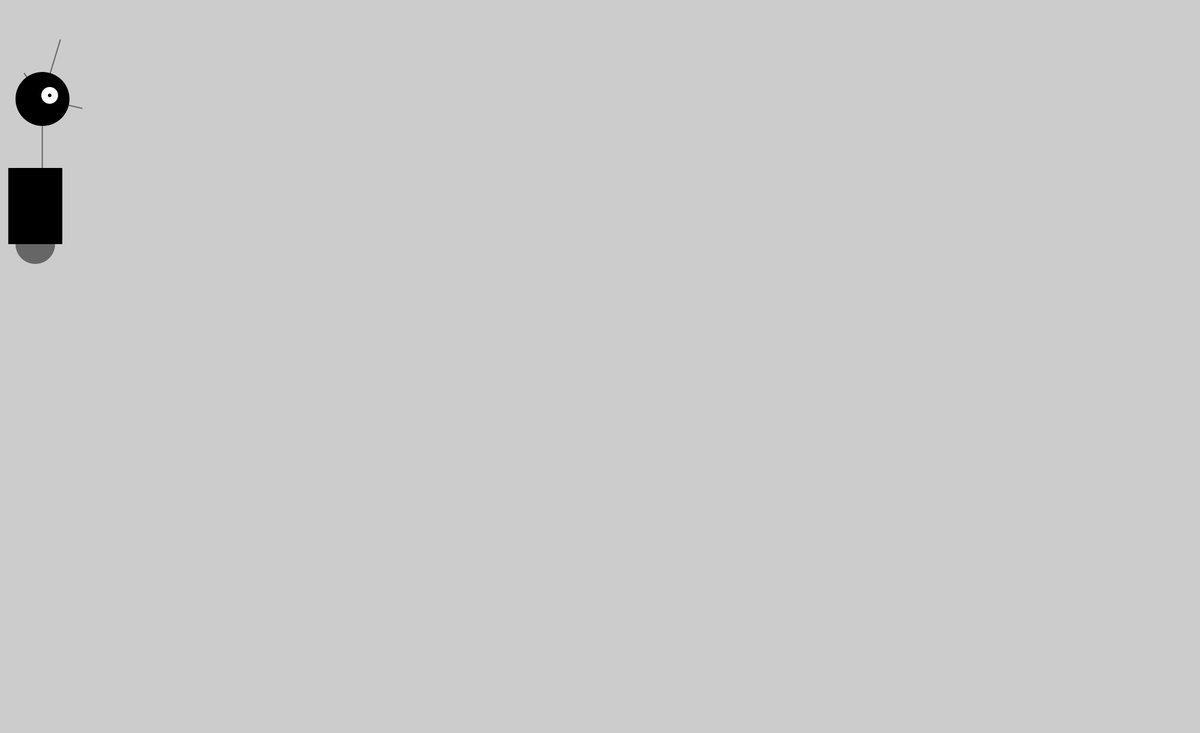
Frame 1 (no input)
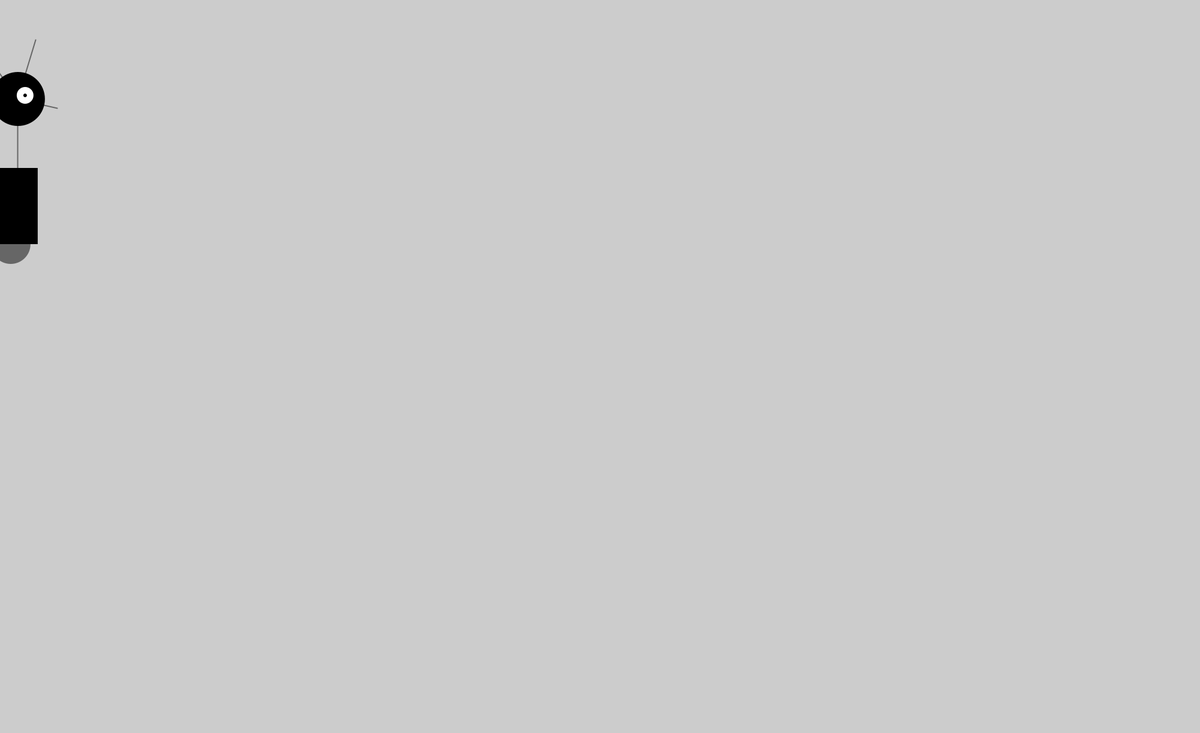
Frame 60 (the mouse pressed at the canvas centre just before this capture)
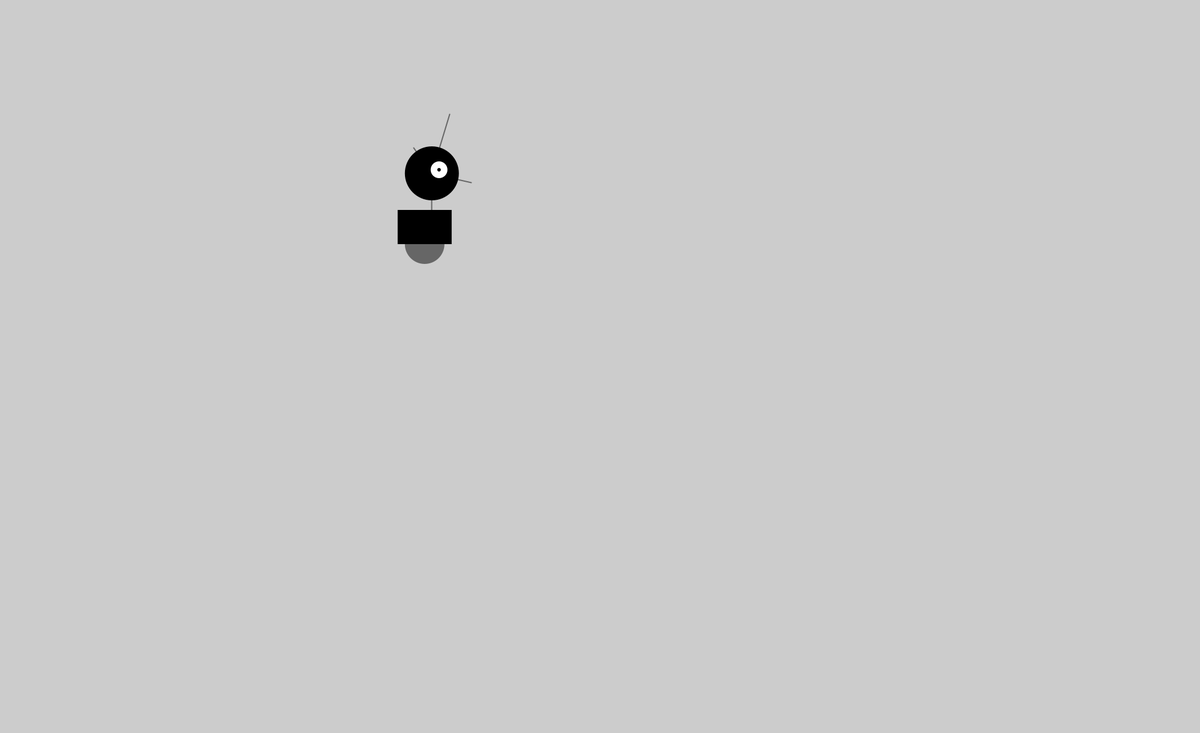
Frame 120 (the mouse held since frame 60 and released just before this capture)

The Processing sketch that drew these frames (run headless with seeded random() and noise(); from frame 60 on, the mouse is pressed at the canvas centre):

// Processing sketch: robot
// ── robot.pde
float x = 60;
float y = 440;
int radius = 45;
int bh = 160;
int nh = 70;
float easing = 0.02;
 void setup() {
   frameRate(500000);
   size(2000,1222);
   smooth();
   strokeWeight(2);
   ellipseMode(RADIUS);
 }
 
 void draw() {
   int targetX = mouseX;
   x += (targetX - x) * easing;
   if(mousePressed) {
     nh = 16;
     bh = 90;
   } else {
     nh = 70;
     bh = 160;
   }
 float ny = y - bh - nh - radius;
 background(204);
 
 //首
 stroke(102);
 line(x+12,y-bh,x+12,ny);
 
 // アンテナ
line(x+12,ny,x-18,ny-43);
line(x+12,ny,x+42,ny-99);
line(x+12,ny,x+78,ny+15);

//胴
noStroke();
fill(102);
ellipse(x,y-33,33,33);
fill(0);
rect(x-45,y-bh,90,bh-33);
//頭部
fill(0);
ellipse(x+12,ny,radius,radius);
fill(255);
ellipse(x+24,ny-6,14,14);
fill(0);
ellipse(x+24,ny-6,3,3);
}
